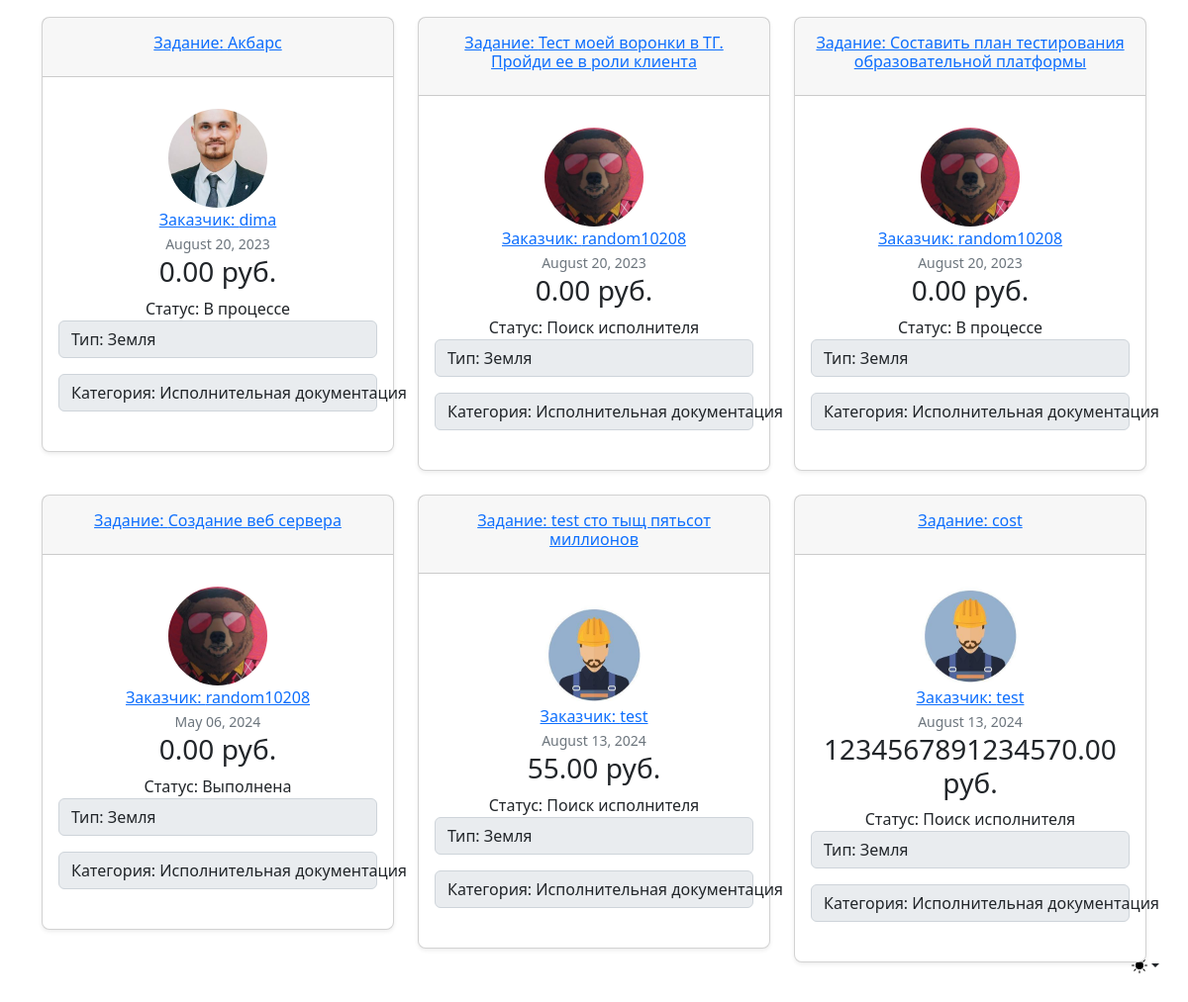
Page /filter_home (lower part) on the earlier database version.
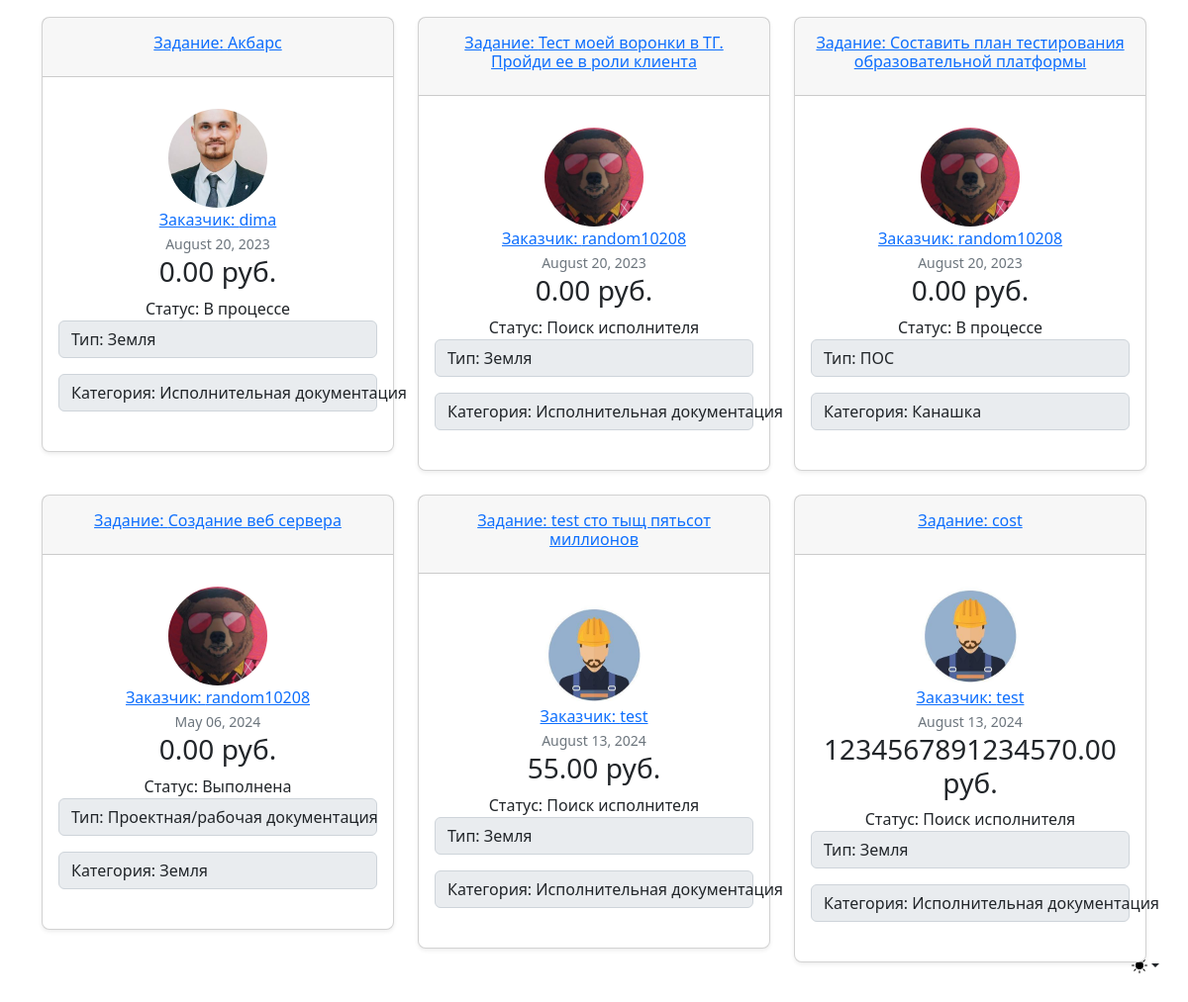
Same page on the later database version.
### searchwork/models.py (models this page shows, shortened)
class Task(models.Model):
    title = models.CharField(max_length=100)
    content = models.TextField()
    date_posted = models.DateTimeField(default=timezone.now)
    author = models.ForeignKey(User, on_delete=models.CASCADE, related_name="client_user")
    worker = models.ForeignKey(User, on_delete=models.SET_NULL, null=True, related_name="worker_user")
    status = models.CharField(max_length=200, choices=STATUS_CHOICES, default='Поиск исполнителя')
    budget = models.DecimalField(max_digits=18, decimal_places=2, default=0.00)
    type = models.CharField(max_length=200, choices=TYPE_CHOICES, null=False, default='Исполнительная документация')
    category = models.CharField(max_length=200, choices=CATEGORY_CHOICES, null=False, default='Земля')

### users/models.py (models this page shows, shortened)
class Profile(models.Model):
    user = models.OneToOneField(User, on_delete=models.CASCADE)
    image = models.ImageField(default='default.jpg', upload_to='profile_pics')

### searchwork/views.py (the view)
# urls.py: path('filter_home', TaskFilteredView.as_view(), name='filter-home'),
class TaskFilteredView(FilterView):
    model = Task
    filterset_class = TaskFilter
    template_name = 'searchwork/filter_home.html'  # Укажите ваш шаблон
    def get_queryset(self):
        queryset = super().get_queryset()
        sort_by = self.request.GET.get('sort_by')
        if sort_by:
            queryset = queryset.order_by(sort_by)
            messages.success(self.request,
                         f'Отсортировано по {sort_by}')
        return queryset

### searchwork/templates/searchwork/filter_home.html (shortened to what this page needs)
{% extends "searchwork/base_worker.html" %}
{% load crispy_forms_tags %}
{% block content %}
<br/>
<br/>
{% if filter.qs%}
            <div class="row row-cols-1 row-cols-md-3 mb-3 text-center">
                {% for task in filter.qs %}
                    {% if task.author != user %}
                      <div class="col">
                        <div class="card mb-4 rounded-3 shadow-sm">
                          <div class="card-header py-3">
                              <a class="card-title pricing-card-title" href="{% url 'task-detail' task.id %}"><h6>Задание: {{ task.title }}</h6></a>
                          </div>
                          <div class="card-body">
                            <ul class="list-unstyled mt-3 mb-4">
                              <li>
                                  <img class="rounded-circle article-img" src="{{ task.author.profile.image.url }}" width="100" height="100" alt="аватар заказчика">
                              </li>
                                <li><a class="mr-2" href="{% url 'user-tasks' task.author.username %}">Заказчик: {{ task.author }}</a></li>
                              <li><small class="text-muted">{{ task.date_posted|date:"F d, Y" }}</small></li>
                                <li><h3>{{ task.budget }} руб.</h3></li>
                              <li>Статус: {{ task.status }}</li>
                                <p class="input-group-text">Тип: {{ task.type }}</p>
                                <p class="input-group-text">Категория: {{ task.category }}</p>
                            </ul>
                          </div>
                        </div>
                      </div>
                    {% endif %}
                {% endfor %}
            </div>
        {% else %}
            <h2>Не найдено задач по заданным условиям.</h2>
        {% endif %}
{% endblock content %}

Differences in the rows shown:
changed Task "Составить план тестирования образовательной платформы": type "Земля" → "ПОС"; category "Исполнительная документация" → "Канашка"
changed Task "Создание веб сервера": type "Земля" → "Проектная/рабочая документация"; category "Исполнительная документация" → "Земля"
